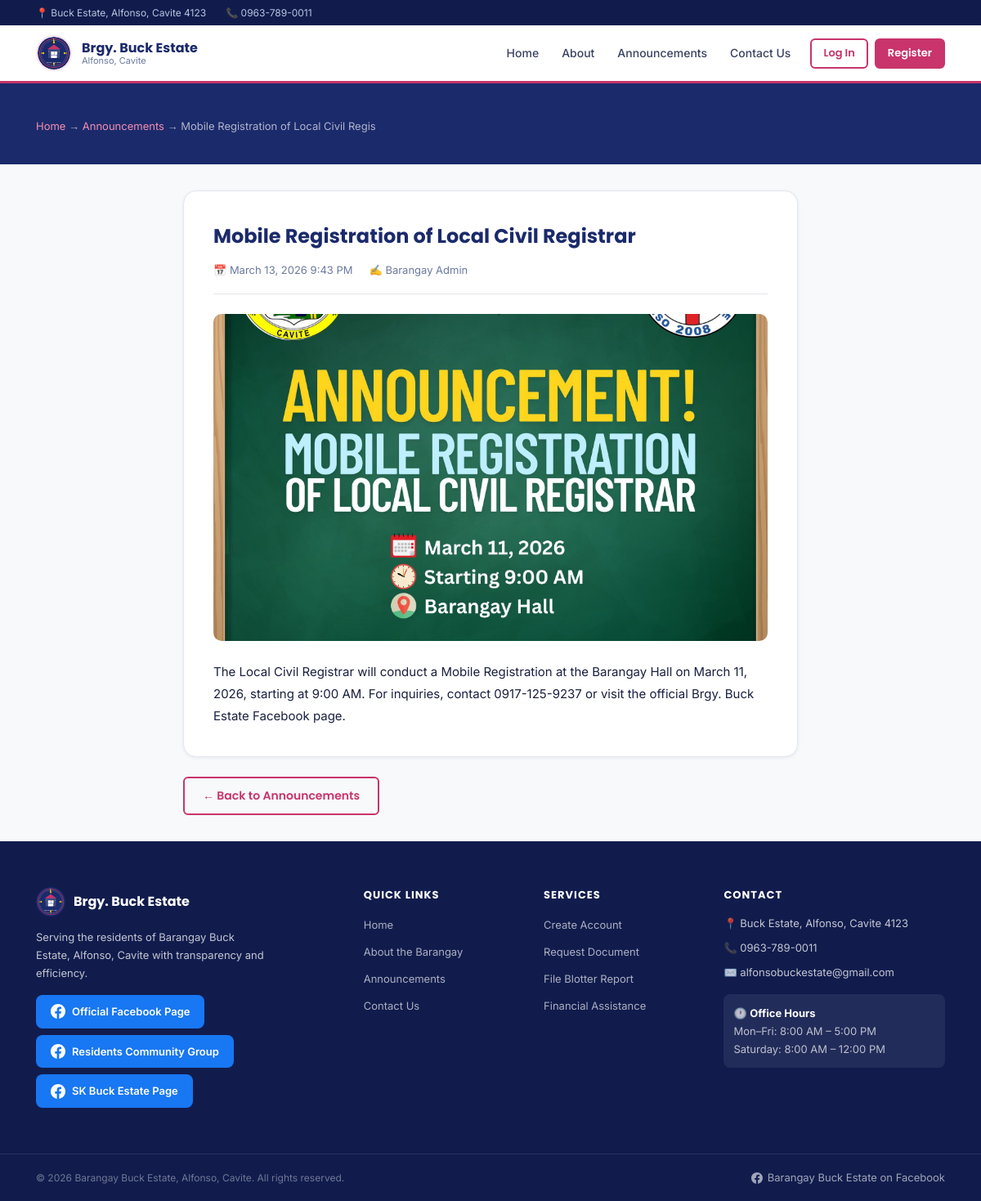
Screenshot of /announcement.php?id=4 with the database file from the repository.
### tables this page shows
CREATE TABLE IF NOT EXISTS `announcements` (
    `id`         INT AUTO_INCREMENT PRIMARY KEY,
    `title`      VARCHAR(255) NOT NULL,
    `content`    TEXT NOT NULL,
    `image_url`  VARCHAR(500),
    `posted_by`  INT,
    `status`     ENUM('published','draft','archived') DEFAULT 'published',
    `created_at` TIMESTAMP DEFAULT CURRENT_TIMESTAMP,
    `updated_at` TIMESTAMP DEFAULT CURRENT_TIMESTAMP ON UPDATE CURRENT_TIMESTAMP,
    FOREIGN KEY (`posted_by`) REFERENCES `users`(`id`) ON DELETE SET NULL
);

CREATE TABLE IF NOT EXISTS `users` (
    `id`         INT AUTO_INCREMENT PRIMARY KEY,
    `fname`      VARCHAR(100) NOT NULL,
    `lname`      VARCHAR(100) NOT NULL,
    `email`      VARCHAR(150) NOT NULL UNIQUE,
    `password`   VARCHAR(255) NOT NULL,
    `address`    TEXT NOT NULL,
    `contact`    VARCHAR(20) NOT NULL,
    `role`       ENUM('resident','admin') NOT NULL DEFAULT 'resident',
    `status`     ENUM('active','inactive') NOT NULL DEFAULT 'active',
    `created_at` TIMESTAMP DEFAULT CURRENT_TIMESTAMP
);

### includes/functions.php (called while the page is built, shortened)
<?php
function sanitize(string $value): string {
    return htmlspecialchars(trim($value), ENT_QUOTES, 'UTF-8');
}
function formatDateTime(string $date): string {
    return date('F j, Y g:i A', strtotime($date));
}

### announcement.php (the view, shortened to what this page needs)
<?php
require_once __DIR__ . '/includes/functions.php';
$pdo = getDB();
$id  = (int)($_GET['id'] ?? 0);
$stmt = $pdo->prepare("SELECT a.*, u.fname, u.lname FROM announcements a LEFT JOIN users u ON a.posted_by=u.id WHERE a.id=? AND a.status='published'");
$stmt->execute([$id]);
$ann = $stmt->fetch();
require_once __DIR__ . '/includes/header.php';
?>
<div class="page-header">
    <div class="container">
        <p class="page-header__breadcrumb"><a href="/index.php">Home</a> → <a href="/announcements.php">Announcements</a> → <?= sanitize(substr($ann['title'],0,40)) ?></p>
    </div>
</div>
<section class="section--sm">
    <div class="container" style="max-width:800px;">
        <div class="announce-detail fade-in">
            <h1 class="announce-detail__title"><?= sanitize($ann['title']) ?></h1>
            <div class="announce-detail__meta">
                <span>📅 <?= formatDateTime($ann['created_at']) ?></span>
                <span>✍️ <?= sanitize($ann['fname'] . ' ' . $ann['lname']) ?></span>
            </div>
            <?php if (!empty($ann['image_url'])): ?>
                <img src="<?= sanitize($ann['image_url']) ?>" alt="<?= sanitize($ann['title']) ?>" class="announce-detail__img" loading="lazy">
            <?php endif; ?>
            <div class="announce-detail__content"><?= nl2br(sanitize($ann['content'])) ?></div>
        </div>
        <div class="mt-3">
            <a href="/announcements.php" class="btn btn--outline">← Back to Announcements</a>
        </div>
    </div>
</section>
<?php require_once __DIR__ . '/includes/footer.php'; ?>

### assets/css/style.css (style rules this page uses)
:root { --primary: #1B2A6B; --primary-dark: #111c4d; --primary-light: #2d3f8a; --accent: #C8346B; --accent-dark: #a02758; --accent-light: #fce4ef; --white: #ffffff; --gray-50: #f8f9fb; --gray-100: #f0f2f7; --gray-200: #e2e6ef; --gray-300: #c8cfe0; --gray-500: #6b7a9e; --gray-700: #3a4260; --text: #1a2040; --text-muted: #6b7a9e; --success: #1a8f5a; --success-bg: #e6f7f0; --warning: #b77c00; --warning-bg: #fff8e1; --danger: #c0392b; --danger-bg: #fdecea; --info: #1565c0; --info-bg: #e3f0ff; --radius-sm: 6px; --radius: 10px; --radius-lg: 16px; --shadow-sm: 0 1px 4px rgba(27,42,107,.08); --shadow: 0 4px 20px rgba(27,42,107,.10); --shadow-lg: 0 8px 32px rgba(27,42,107,.14); --transition: all .2s ease; --font-heading: 'Poppins', sans-serif; --font-body: 'Inter', sans-serif; --max-width: 1160px; }
*, *::before, *::after { box-sizing: border-box; margin: 0; padding: 0; }
html { scroll-behavior: smooth; }
body { font-family: var(--font-body); font-size: 15px; color: var(--text); background: var(--gray-50); line-height: 1.6; }
img { max-width: 100%; display: block; }
a { color: var(--accent); text-decoration: none; transition: var(--transition); }
.container { max-width: var(--max-width); margin: 0 auto; padding: 0 24px; }
.btn { display: inline-flex; align-items: center; justify-content: center; gap: 6px; font-family: var(--font-heading); font-weight: 600; border: 2px solid transparent; border-radius: var(--radius-sm); cursor: pointer; transition: var(--transition); white-space: nowrap; text-decoration: none; }
.btn--outline { background: transparent; color: var(--accent); border-color: var(--accent); padding: 10px 22px; font-size: 14px; }
.section--sm { padding: 32px 0; }
.page-header { background: var(--primary); color: var(--white); padding: 36px 0; }
.page-header__breadcrumb { font-size: 13px; color: rgba(255,255,255,.65); margin-top: 6px; }
.page-header__breadcrumb a { color: #f48fb1; }
.announce-detail { background: var(--white); border-radius: var(--radius-lg); padding: 36px; border: 1px solid var(--gray-200); box-shadow: var(--shadow-sm); }
.announce-detail__title { font-family: var(--font-heading); font-size: 24px; font-weight: 700; color: var(--primary); margin-bottom: 12px; }
.announce-detail__meta { display: flex; gap: 20px; font-size: 13px; color: var(--text-muted); margin-bottom: 24px; padding-bottom: 18px; border-bottom: 1px solid var(--gray-200); }
.announce-detail__content { font-size: 15px; line-height: 1.8; color: var(--text); }
.mt-3 { margin-top: 24px; }
.fade-in { opacity: 0; transform: translateY(30px); transition: opacity 0.7s ease-out, transform 0.7s ease-out; }
.fade-in.visible { opacity: 1; transform: translateY(0); }
.announce-detail__img { width: 100%; max-height: 400px; object-fit: cover; border-radius: var(--radius); margin-bottom: 24px; }

### rows the page displays
announcements: title "Mobile Registration of Local Civil Regis", title "Mobile Registration of Local Civil Registrar", created_at "March 13, 2026 9:43 PM", posted_by.lname "Barangay Admin", image_url (picture), content "The Local Civil Registrar will conduct a Mobile Registration at the Barangay Hall on March 11, 2026, starting at 9:00 AM. For inquiries, contact 0917-125-9237 or visit the official Brgy. Buck Estate Facebook page."

### other values shown
SITE_CONTACT "0963-789-0011"
SITE_ADDRESS "Buck Estate, Alfonso, Cavite 4123"
SITE_EMAIL "alfonsobuckestate@gmail.com"
